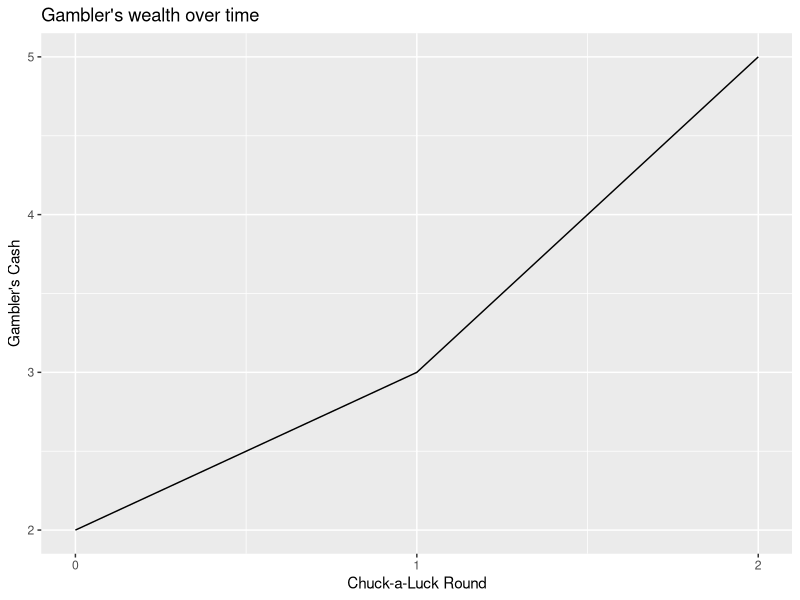
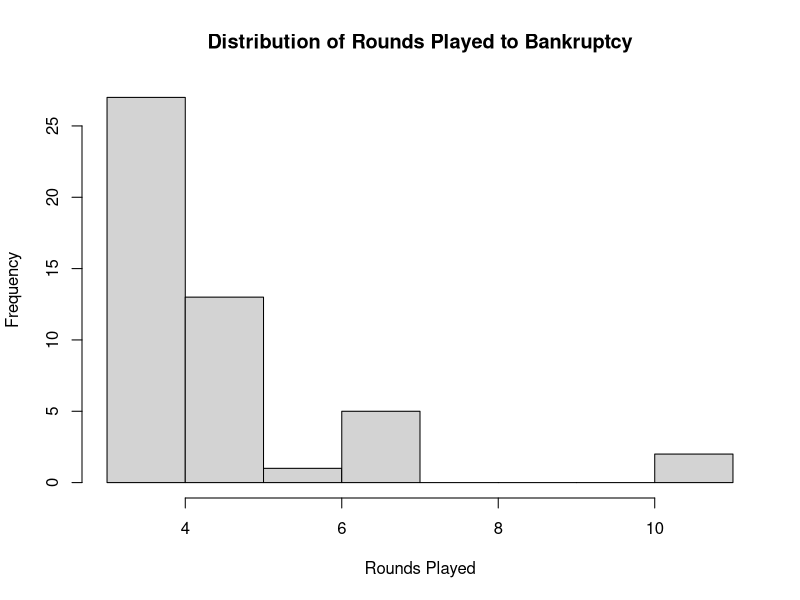
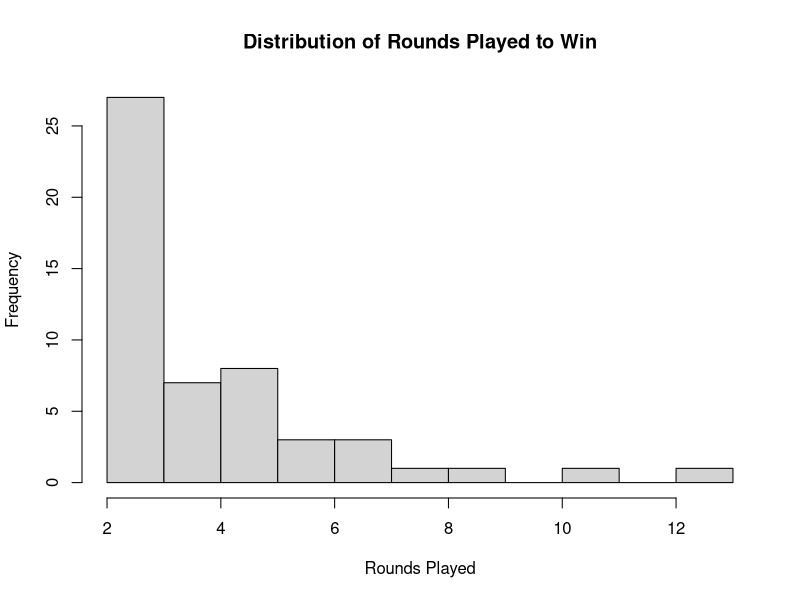
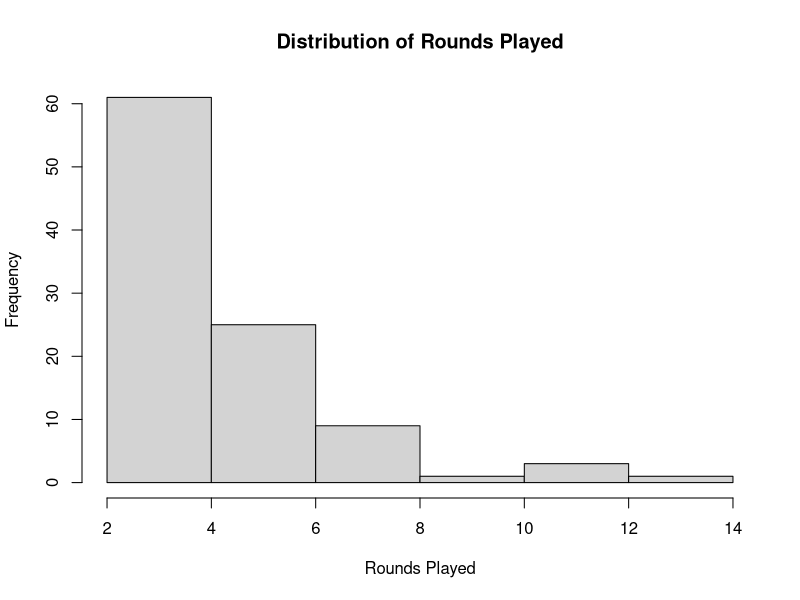

Reproduce these figures in R, in order.
## ---- chunk 1
knitr::opts_chunk$set(
  collapse = TRUE,
  fig.align="center",
  fig.pos="t",
  strip.white = TRUE
)
## ---- chunk 2
set.seed(12269)
chuck <- replicate(sum(sample(1:6,1,replace = TRUE) == sample(1:6,3,replace = TRUE)),n =100)
chuck_dol <- ifelse(chuck == 0, -1, chuck)
mean(chuck_dol)
## ---- chunk 3
gamble <- function(incash,outcash) {
cash <- c(incash)
while (cash[length(cash)] > 0 & cash[length(cash)] < outcash) {
  samp <- sum(sample(1:6,3,replace = T) == sample(1:6,1,replace = T))
  if (samp == 0) {cash <- c(cash, cash[length(cash)]-1)} 
  if (samp == 1) {cash <- c(cash, cash[length(cash)]+1)}
  if (samp == 2) {cash <- c(cash, cash[length(cash)]+2)}
  if (samp == 3) {cash <- c(cash, cash[length(cash)]+3)}
} 
return(cash)
}

library(ggplot2)
df_run <- data.frame(gamble(2,4))
df_run$t <- 0:(nrow(df_run)-1)
ggplot(df_run, aes(x=t,y=gamble.2..4.)) + geom_line() + 
  scale_x_continuous(name = "Chuck-a-Luck Round", breaks = seq(0,10,1)) +
  scale_y_continuous(name = "Gambler's Cash", breaks = seq(0,10,1)) + 
  labs(title = "Gambler's wealth over time")

## ---- chunk 4
gamblers <- replicate(gamble(2,4),n=100)
gamblers_rounds <- c(); gamblers_win <- c()

for (i in 1:length(gamblers)) {
  gamblers_rounds <- c(gamblers_rounds,(length(gamblers[[i]])))
}
for (i in 1:length(gamblers)) {
  gamblers_win <- c(gamblers_win,(tail(gamblers[[i]],1) >= 4))
}
gambler_outcome <- data.frame("rounds" = gamblers_rounds, "win" = gamblers_win)

mean(gambler_outcome$rounds)
mean(gambler_outcome$win)

hist(gambler_outcome$rounds[gambler_outcome$win == 0], breaks = 7, 
     xlab = "Rounds Played", main  = "Distribution of Rounds Played to Bankruptcy")
hist(gambler_outcome$rounds[gambler_outcome$win != 0], breaks = 9, 
     xlab = "Rounds Played", main  = "Distribution of Rounds Played to Win")
hist(gambler_outcome$rounds, breaks = 7, xlab = "Rounds Played", 
     main  = "Distribution of Rounds Played")
